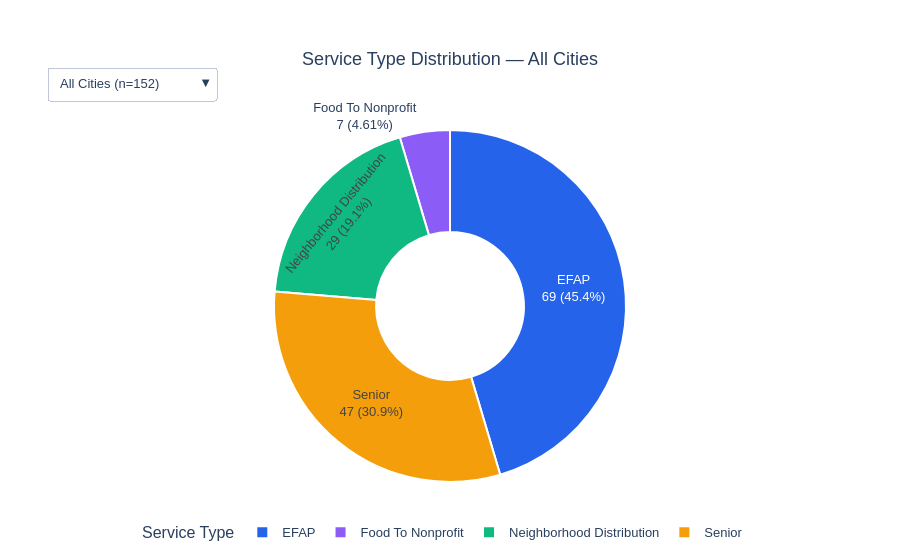

The cell this chart's notebook holds for it:
### Code cell
buttons = []
for i, city in enumerate(ct.index):
    visibility = [j == i for j in range(len(ct.index))]
    total = int(ct.loc[city].sum())
    buttons.append(
        dict(
            label=f"{city} (n={total})",
            method="update",
            args=[
                {"visible": visibility},
                {"title.text": f"Service Type Distribution — {city}"},  
            ],
        )
    )

fig.update_layout(
    title=dict(
        text="Service Type Distribution — All Cities",
        x=0.5,
        xanchor="center",
        font=dict(size=18),
    ),
    updatemenus=[
        dict(
            buttons=buttons,
            direction="down",
            x=-0.15,         
            xanchor="left",
            y=1.18,
            yanchor="top",
            showactive=True,
        )
    ],
    # --- legend title ---
    legend=dict(
        title=dict(text="Service Type"),
        orientation="h",
        y=-0.1,
    ),
    margin=dict(t=130, b=40, l=100, r=20), 
    font=dict(family="Arial, sans-serif", size=13),
)

fig.show()

### Figure 1 — Plotly figure (JSON) as saved in the notebook; plotly's stock layout.template omitted (floating-point values rounded to 4 significant figures)
{"data": [{"hole": 0.42, "hovertemplate": "%{label}<br>Count: %{value}<br>Share: %{percent}<extra></extra>", "labels": ["EFAP", "Food To Nonprofit", "Neighborhood Distribution", "Senior"], "marker": {"colors": ["#2563eb", "#8b5cf6", "#10b981", "#f59e0b"], "line": {"color": "white", "width": 2}}, "name": "All Cities", "sort": false, "textinfo": "label+percent", "texttemplate": "%{label}<br>%{value} (%{percent})", "type": "pie", "values": [69, 7, 29, 47], "visible": true}, {"hole": 0.42, "hovertemplate": "%{label}<br>Count: %{value}<br>Share: %{percent}<extra></extra>", "labels": ["EFAP"], "marker": {"colors": ["#2563eb"], "line": {"color": "white", "width": 2}}, "name": "Alpine", "sort": false, "textinfo": "label+percent", "texttemplate": "%{label}<br>%{value} (%{percent})", "type": "pie", "values": [1], "visible": false}, {"hole": 0.42, "hovertemplate": "%{label}<br>Count: %{value}<br>Share: %{percent}<extra></extra>", "labels": ["EFAP"], "marker": {"colors": ["#2563eb"], "line": {"color": "white", "width": 2}}, "name": "Borrego Springs", "sort": false, "textinfo": "label+percent", "texttemplate": "%{label}<br>%{value} (%{percent})", "type": "pie", "values": [1], "visible": false}, {"hole": 0.42, "hovertemplate": "%{label}<br>Count: %{value}<br>Share: %{percent}<extra></extra>", "labels": ["EFAP", "Neighborhood Distribution", "Senior"], "marker": {"colors": ["#2563eb", "#10b981", "#f59e0b"], "line": {"color": "white", "width": 2}}, "name": "Boulevard", "sort": false, "textinfo": "label+percent", "texttemplate": "%{label}<br>%{value} (%{percent})", "type": "pie", "values": [2, 2, 1], "visible": false}, {"hole": 0.42, "hovertemplate": "%{label}<br>Count: %{value}<br>Share: %{percent}<extra></extra>", "labels": ["Senior"], "marker": {"colors": ["#f59e0b"], "line": {"color": "white", "width": 2}}, "name": "Calexico", "sort": false, "textinfo": "label+percent", "texttemplate": "%{label}<br>%{value} (%{percent})", "type": "pie", "values": [1], "visible": false}, {"hole": 0.42, "hovertemplate": "%{label}<br>Count: %{value}<br>Share: %{percent}<extra></extra>", "labels": ["EFAP", "Neighborhood Distribution", "Senior"], "marker": {"colors": ["#2563eb", "#10b981", "#f59e0b"], "line": {"color": "white", "width": 2}}, "name": "Campo", "sort": false, "textinfo": "label+percent", "texttemplate": "%{label}<br>%{value} (%{percent})", "type": "pie", "values": [1, 1, 1], "visible": false}, {"hole": 0.42, "hovertemplate": "%{label}<br>Count: %{value}<br>Share: %{percent}<extra></extra>", "labels": ["EFAP", "Senior"], "marker": {"colors": ["#2563eb", "#f59e0b"], "line": {"color": "white", "width": 2}}, "name": "Carlsbad", "sort": false, "textinfo": "label+percent", "texttemplate": "%{label}<br>%{value} (%{percent})", "type": "pie", "values": [2, 1], "visible": false}, {"hole": 0.42, "hovertemplate": "%{label}<br>Count: %{value}<br>Share: %{percent}<extra></extra>", "labels": ["EFAP", "Neighborhood Distribution", "Senior"], "marker": {"colors": ["#2563eb", "#10b981", "#f59e0b"], "line": {"color": "white", "width": 2}}, "name": "Chula Vista", "sort": false, "textinfo": "label+percent", "texttemplate": "%{label}<br>%{value} (%{percent})", "type": "pie", "values": [5, 2, 3], "visible": false}, {"hole": 0.42, "hovertemplate": "%{label}<br>Count: %{value}<br>Share: %{percent}<extra></extra>", "labels": ["Senior"], "marker": {"colors": ["#f59e0b"], "line": {"color": "white", "width": 2}}, "name": "Dulzura", "sort": false, "textinfo": "label+percent", "texttemplate": "%{label}<br>%{value} (%{percent})", "type": "pie", "values": [1], "visible": false}, {"hole": 0.42, "hovertemplate": "%{label}<br>Count: %{value}<br>Share: %{percent}<extra></extra>", "labels": ["EFAP", "Senior"], "marker": {"colors": ["#2563eb", "#f59e0b"], "line": {"color": "white", "width": 2}}, "name": "El Cajon", "sort": false, "textinfo": "label+percent", "texttemplate": "%{label}<br>%{value} (%{percent})", "type": "pie", "values": [3, 2], "visible": false}, {"hole": 0.42, "hovertemplate": "%{label}<br>Count: %{value}<br>Share: %{percent}<extra></extra>", "labels": ["Senior"], "marker": {"colors": ["#f59e0b"], "line": {"color": "white", "width": 2}}, "name": "El Centro", "sort": false, "textinfo": "label+percent", "texttemplate": "%{label}<br>%{value} (%{percent})", "type": "pie", "values": [1], "visible": false}, {"hole": 0.42, "hovertemplate": "%{label}<br>Count: %{value}<br>Share: %{percent}<extra></extra>", "labels": ["EFAP", "Neighborhood Distribution"], "marker": {"colors": ["#2563eb", "#10b981"], "line": {"color": "white", "width": 2}}, "name": "Encinitas", "sort": false, "textinfo": "label+percent", "texttemplate": "%{label}<br>%{value} (%{percent})", "type": "pie", "values": [1, 1], "visible": false}, {"hole": 0.42, "hovertemplate": "%{label}<br>Count: %{value}<br>Share: %{percent}<extra></extra>", "labels": ["EFAP", "Food To Nonprofit", "Neighborhood Distribution", "Senior"], "marker": {"colors": ["#2563eb", "#8b5cf6", "#10b981", "#f59e0b"], "line": {"color": "white", "width": 2}}, "name": "Escondido", "sort": false, "textinfo": "label+percent", "texttemplate": "%{label}<br>%{value} (%{percent})", "type": "pie", "values": [1, 3, 3, 2], "visible": false}, {"hole": 0.42, "hovertemplate": "%{label}<br>Count: %{value}<br>Share: %{percent}<extra></extra>", "labels": ["EFAP", "Neighborhood Distribution"], "marker": {"colors": ["#2563eb", "#10b981"], "line": {"color": "white", "width": 2}}, "name": "Fallbrook", "sort": false, "textinfo": "label+percent", "texttemplate": "%{label}<br>%{value} (%{percent})", "type": "pie", "values": [1, 3], "visible": false}, {"hole": 0.42, "hovertemplate": "%{label}<br>Count: %{value}<br>Share: %{percent}<extra></extra>", "labels": ["EFAP"], "marker": {"colors": ["#2563eb"], "line": {"color": "white", "width": 2}}, "name": "Guatay", "sort": false, "textinfo": "label+percent", "texttemplate": "%{label}<br>%{value} (%{percent})", "type": "pie", "values": [1], "visible": false}, {"hole": 0.42, "hovertemplate": "%{label}<br>Count: %{value}<br>Share: %{percent}<extra></extra>", "labels": ["EFAP"], "marker": {"colors": ["#2563eb"], "line": {"color": "white", "width": 2}}, "name": "Imperial Beach", "sort": false, "textinfo": "label+percent", "texttemplate": "%{label}<br>%{value} (%{percent})", "type": "pie", "values": [1], "visible": false}, {"hole": 0.42, "hovertemplate": "%{label}<br>Count: %{value}<br>Share: %{percent}<extra></extra>", "labels": ["EFAP", "Senior"], "marker": {"colors": ["#2563eb", "#f59e0b"], "line": {"color": "white", "width": 2}}, "name": "Jacumba", "sort": false, "textinfo": "label+percent", "texttemplate": "%{label}<br>%{value} (%{percent})", "type": "pie", "values": [1, 1], "visible": false}, {"hole": 0.42, "hovertemplate": "%{label}<br>Count: %{value}<br>Share: %{percent}<extra></extra>", "labels": ["Neighborhood Distribution", "Senior"], "marker": {"colors": ["#10b981", "#f59e0b"], "line": {"color": "white", "width": 2}}, "name": "Jamul", "sort": false, "textinfo": "label+percent", "texttemplate": "%{label}<br>%{value} (%{percent})", "type": "pie", "values": [1, 1], "visible": false}, {"hole": 0.42, "hovertemplate": "%{label}<br>Count: %{value}<br>Share: %{percent}<extra></extra>", "labels": ["EFAP", "Food To Nonprofit"], "marker": {"colors": ["#2563eb", "#8b5cf6"], "line": {"color": "white", "width": 2}}, "name": "Julian", "sort": false, "textinfo": "label+percent", "texttemplate": "%{label}<br>%{value} (%{percent})", "type": "pie", "values": [1, 1], "visible": false}, {"hole": 0.42, "hovertemplate": "%{label}<br>Count: %{value}<br>Share: %{percent}<extra></extra>", "labels": ["Neighborhood Distribution", "Senior"], "marker": {"colors": ["#10b981", "#f59e0b"], "line": {"color": "white", "width": 2}}, "name": "La Mesa", "sort": false, "textinfo": "label+percent", "texttemplate": "%{label}<br>%{value} (%{percent})", "type": "pie", "values": [2, 1], "visible": false}, {"hole": 0.42, "hovertemplate": "%{label}<br>Count: %{value}<br>Share: %{percent}<extra></extra>", "labels": ["EFAP", "Senior"], "marker": {"colors": ["#2563eb", "#f59e0b"], "line": {"color": "white", "width": 2}}, "name": "Lakeside", "sort": false, "textinfo": "label+percent", "texttemplate": "%{label}<br>%{value} (%{percent})", "type": "pie", "values": [2, 1], "visible": false}, {"hole": 0.42, "hovertemplate": "%{label}<br>Count: %{value}<br>Share: %{percent}<extra></extra>", "labels": ["EFAP", "Neighborhood Distribution", "Senior"], "marker": {"colors": ["#2563eb", "#10b981", "#f59e0b"], "line": {"color": "white", "width": 2}}, "name": "Lemon Grove", "sort": false, "textinfo": "label+percent", "texttemplate": "%{label}<br>%{value} (%{percent})", "type": "pie", "values": [1, 2, 1], "visible": false}, {"hole": 0.42, "hovertemplate": "%{label}<br>Count: %{value}<br>Share: %{percent}<extra></extra>", "labels": ["EFAP", "Senior"], "marker": {"colors": ["#2563eb", "#f59e0b"], "line": {"color": "white", "width": 2}}, "name": "National City", "sort": false, "textinfo": "label+percent", "texttemplate": "%{label}<br>%{value} (%{percent})", "type": "pie", "values": [1, 3], "visible": false}, {"hole": 0.42, "hovertemplate": "%{label}<br>Count: %{value}<br>Share: %{percent}<extra></extra>", "labels": ["EFAP"], "marker": {"colors": ["#2563eb"], "line": {"color": "white", "width": 2}}, "name": "Nestor", "sort": false, "textinfo": "label+percent", "texttemplate": "%{label}<br>%{value} (%{percent})", "type": "pie", "values": [1], "visible": false}, {"hole": 0.42, "hovertemplate": "%{label}<br>Count: %{value}<br>Share: %{percent}<extra></extra>", "labels": ["EFAP", "Neighborhood Distribution", "Senior"], "marker": {"colors": ["#2563eb", "#10b981", "#f59e0b"], "line": {"color": "white", "width": 2}}, "name": "Oceanside", "sort": false, "textinfo": "label+percent", "texttemplate": "%{label}<br>%{value} (%{percent})", "type": "pie", "values": [1, 1, 2], "visible": false}, {"hole": 0.42, "hovertemplate": "%{label}<br>Count: %{value}<br>Share: %{percent}<extra></extra>", "labels": ["Neighborhood Distribution"], "marker": {"colors": ["#10b981"], "line": {"color": "white", "width": 2}}, "name": "Pauma Valley", "sort": false, "textinfo": "label+percent", "texttemplate": "%{label}<br>%{value} (%{percent})", "type": "pie", "values": [1], "visible": false}, {"hole": 0.42, "hovertemplate": "%{label}<br>Count: %{value}<br>Share: %{percent}<extra></extra>", "labels": ["EFAP", "Neighborhood Distribution", "Senior"], "marker": {"colors": ["#2563eb", "#10b981", "#f59e0b"], "line": {"color": "white", "width": 2}}, "name": "Potrero", "sort": false, "textinfo": "label+percent", "texttemplate": "%{label}<br>%{value} (%{percent})", "type": "pie", "values": [1, 1, 1], "visible": false}, {"hole": 0.42, "hovertemplate": "%{label}<br>Count: %{value}<br>Share: %{percent}<extra></extra>", "labels": ["EFAP", "Neighborhood Distribution", "Senior"], "marker": {"colors": ["#2563eb", "#10b981", "#f59e0b"], "line": {"color": "white", "width": 2}}, "name": "Poway", "sort": false, "textinfo": "label+percent", "texttemplate": "%{label}<br>%{value} (%{percent})", "type": "pie", "values": [2, 1, 1], "visible": false}, {"hole": 0.42, "hovertemplate": "%{label}<br>Count: %{value}<br>Share: %{percent}<extra></extra>", "labels": ["EFAP", "Food To Nonprofit", "Senior"], "marker": {"colors": ["#2563eb", "#8b5cf6", "#f59e0b"], "line": {"color": "white", "width": 2}}, "name": "Ramona", "sort": false, "textinfo": "label+percent", "texttemplate": "%{label}<br>%{value} (%{percent})", "type": "pie", "values": [1, 1, 1], "visible": false}, {"hole": 0.42, "hovertemplate": "%{label}<br>Count: %{value}<br>Share: %{percent}<extra></extra>", "labels": ["EFAP", "Food To Nonprofit", "Neighborhood Distribution", "Senior"], "marker": {"colors": ["#2563eb", "#8b5cf6", "#10b981", "#f59e0b"], "line": {"color": "white", "width": 2}}, "name": "San Diego", "sort": false, "textinfo": "label+percent", "texttemplate": "%{label}<br>%{value} (%{percent})", "type": "pie", "values": [28, 1, 4, 14], "visible": false}, {"hole": 0.42, "hovertemplate": "%{label}<br>Count: %{value}<br>Share: %{percent}<extra></extra>", "labels": ["EFAP", "Neighborhood Distribution", "Senior"], "marker": {"colors": ["#2563eb", "#10b981", "#f59e0b"], "line": {"color": "white", "width": 2}}, "name": "San Marcos", "sort": false, "textinfo": "label+percent", "texttemplate": "%{label}<br>%{value} (%{percent})", "type": "pie", "values": [1, 1, 2], "visible": false}, {"hole": 0.42, "hovertemplate": "%{label}<br>Count: %{value}<br>Share: %{percent}<extra></extra>", "labels": ["Neighborhood Distribution", "Senior"], "marker": {"colors": ["#10b981", "#f59e0b"], "line": {"color": "white", "width": 2}}, "name": "San Ysidro", "sort": false, "textinfo": "label+percent", "texttemplate": "%{label}<br>%{value} (%{percent})", "type": "pie", "values": [1, 1], "visible": false}, {"hole": 0.42, "hovertemplate": "%{label}<br>Count: %{value}<br>Share: %{percent}<extra></extra>", "labels": ["EFAP", "Senior"], "marker": {"colors": ["#2563eb", "#f59e0b"], "line": {"color": "white", "width": 2}}, "name": "Santee", "sort": false, "textinfo": "label+percent", "texttemplate": "%{label}<br>%{value} (%{percent})", "type": "pie", "values": [1, 1], "visible": false}, {"hole": 0.42, "hovertemplate": "%{label}<br>Count: %{value}<br>Share: %{percent}<extra></extra>", "labels": ["EFAP", "Neighborhood Distribution", "Senior"], "marker": {"colors": ["#2563eb", "#10b981", "#f59e0b"], "line": {"color": "white", "width": 2}}, "name": "Spring Valley", "sort": false, "textinfo": "label+percent", "texttemplate": "%{label}<br>%{value} (%{percent})", "type": "pie", "values": [3, 2, 1], "visible": false}, {"hole": 0.42, "hovertemplate": "%{label}<br>Count: %{value}<br>Share: %{percent}<extra></extra>", "labels": ["EFAP"], "marker": {"colors": ["#2563eb"], "line": {"color": "white", "width": 2}}, "name": "Valley Center", "sort": false, "textinfo": "label+percent", "texttemplate": "%{label}<br>%{value} (%{percent})", "type": "pie", "values": [1], "visible": false}, {"hole": 0.42, "hovertemplate": "%{label}<br>Count: %{value}<br>Share: %{percent}<extra></extra>", "labels": ["EFAP", "Food To Nonprofit", "Senior"], "marker": {"colors": ["#2563eb", "#8b5cf6", "#f59e0b"], "line": {"color": "white", "width": 2}}, "name": "Vista", "sort": false, "textinfo": "label+percent", "texttemplate": "%{label}<br>%{value} (%{percent})", "type": "pie", "values": [2, 1, 2], "visible": false}, {"hole": 0.42, "hovertemplate": "%{label}<br>Count: %{value}<br>Share: %{percent}<extra></extra>", "labels": ["EFAP"], "marker": {"colors": ["#2563eb"], "line": {"color": "white", "width": 2}}, "name": "Warner Springs", "sort": false, "textinfo": "label+percent", "texttemplate": "%{label}<br>%{value} (%{percent})", "type": "pie", "values": [1], "visible": false}], "layout": {"font": {"family": "Arial, sans-serif", "size": 13}, "legend": {"orientation": "h", "title": {"text": "Service Type"}, "y": -0.1}, "margin": {"b": 40, "l": 100, "r": 20, "t": 130}, "title": {"font": {"size": 18}, "text": "Service Type Distribution — All Cities", "x": 0.5, "xanchor": "center"}, "updatemenus": [{"buttons": [{"args": [{"visible": [true, false, false, false, false, false, false, false, false, false, false, false, false, false, false, false, false, false, false, false, false, false, false, false, false, false, false, false, false, false, false, false, false, false, false, false, false]}, {"title.text": "Service Type Distribution — All Cities"}], "label": "All Cities (n=152)", "method": "update"}, {"args": [{"visible": [false, true, false, false, false, false, false, false, false, false, false, false, false, false, false, false, false, false, false, false, false, false, false, false, false, false, false, false, false, false, false, false, false, false, false, false, false]}, {"title.text": "Service Type Distribution — Alpine"}], "label": "Alpine (n=1)", "method": "update"}, {"args": [{"visible": [false, false, true, false, false, false, false, false, false, false, false, false, false, false, false, false, false, false, false, false, false, false, false, false, false, false, false, false, false, false, false, false, false, false, false, false, false]}, {"title.text": "Service Type Distribution — Borrego Springs"}], "label": "Borrego Springs (n=1)", "method": "update"}, {"args": [{"visible": [false, false, false, true, false, false, false, false, false, false, false, false, false, false, false, false, false, false, false, false, false, false, false, false, false, false, false, false, false, false, false, false, false, false, false, false, false]}, {"title.text": "Service Type Distribution — Boulevard"}], "label": "Boulevard (n=5)", "method": "update"}, {"args": [{"visible": [false, false, false, false, true, false, false, false, false, false, false, false, false, false, false, false, false, false, false, false, false, false, false, false, false, false, false, false, false, false, false, false, false, false, false, false, false]}, {"title.text": "Service Type Distribution — Calexico"}], "label": "Calexico (n=1)", "method": "update"}, {"args": [{"visible": [false, false, false, false, false, true, false, false, false, false, false, false, false, false, false, false, false, false, false, false, false, false, false, false, false, false, false, false, false, false, false, false, false, false, false, false, false]}, {"title.text": "Service Type Distribution — Campo"}], "label": "Campo (n=3)", "method": "update"}, {"args": [{"visible": [false, false, false, false, false, false, true, false, false, false, false, false, false, false, false, false, false, false, false, false, false, false, false, false, false, false, false, false, false, false, false, false, false, false, false, false, false]}, {"title.text": "Service Type Distribution — Carlsbad"}], "label": "Carlsbad (n=3)", "method": "update"}, {"args": [{"visible": [false, false, false, false, false, false, false, true, false, false, false, false, false, false, false, false, false, false, false, false, false, false, false, false, false, false, false, false, false, false, false, false, false, false, false, false, false]}, {"title.text": "Service Type Distribution — Chula Vista"}], "label": "Chula Vista (n=10)", "method": "update"}, {"args": [{"visible": [false, false, false, false, false, false, false, false, true, false, false, false, false, false, false, false, false, false, false, false, false, false, false, false, false, false, false, false, false, false, false, false, false, false, false, false, false]}, {"title.text": "Service Type Distribution — Dulzura"}], "label": "Dulzura (n=1)", "method": "update"}, {"args": [{"visible": [false, false, false, false, false, false, false, false, false, true, false, false, false, false, false, false, false, false, false, false, false, false, false, false, false, false, false, false, false, false, false, false, false, false, false, false, false]}, {"title.text": "Service Type Distribution — El Cajon"}], "label": "El Cajon (n=5)", "method": "update"}, {"args": [{"visible": [false, false, false, false, false, false, false, false, false, false, true, false, false, false, false, false, false, false, false, false, false, false, false, false, false, false, false, false, false, false, false, false, false, false, false, false, false]}, {"title.text": "Service Type Distribution — El Centro"}], "label": "El Centro (n=1)", "method": "update"}, {"args": [{"visible": [false, false, false, false, false, false, false, false, false, false, false, true, false, false, false, false, false, false, false, false, false, false, false, false, false, false, false, false, false, false, false, false, false, false, false, false, false]}, {"title.text": "Service Type Distribution — Encinitas"}], "label": "Encinitas (n=2)", "method": "update"}, {"args": [{"visible": [false, false, false, false, false, false, false, false, false, false, false, false, true, false, false, false, false, false, false, false, false, false, false, false, false, false, false, false, false, false, false, false, false, false, false, false, false]}, {"title.text": "Service Type Distribution — Escondido"}], "label": "Escondido (n=9)", "method": "update"}, {"args": [{"visible": [false, false, false, false, false, false, false, false, false, false, false, false, false, true, false, false, false, false, false, false, false, false, false, false, false, false, false, false, false, false, false, false, false, false, false, false, false]}, {"title.text": "Service Type Distribution — Fallbrook"}], "label": "Fallbrook (n=4)", "method": "update"}, {"args": [{"visible": [false, false, false, false, false, false, false, false, false, false, false, false, false, false, true, false, false, false, false, false, false, false, false, false, false, false, false, false, false, false, false, false, false, false, false, false, false]}, {"title.text": "Service Type Distribution — Guatay"}], "label": "Guatay (n=1)", "method": "update"}, {"args": [{"visible": [false, false, false, false, false, false, false, false, false, false, false, false, false, false, false, true, false, false, false, false, false, false, false, false, false, false, false, false, false, false, false, false, false, false, false, false, false]}, {"title.text": "Service Type Distribution — Imperial Beach"}], "label": "Imperial Beach (n=1)", "method": "update"}, {"args": [{"visible": [false, false, false, false, false, false, false, false, false, false, false, false, false, false, false, false, true, false, false, false, false, false, false, false, false, false, false, false, false, false, false, false, false, false, false, false, false]}, {"title.text": "Service Type Distribution — Jacumba"}], "label": "Jacumba (n=2)", "method": "update"}, {"args": [{"visible": [false, false, false, false, false, false, false, false, false, false, false, false, false, false, false, false, false, true, false, false, false, false, false, false, false, false, false, false, false, false, false, false, false, false, false, false, false]}, {"title.text": "Service Type Distribution — Jamul"}], "label": "Jamul (n=2)", "method": "update"}, {"args": [{"visible": [false, false, false, false, false, false, false, false, false, false, false, false, false, false, false, false, false, false, true, false, false, false, false, false, false, false, false, false, false, false, false, false, false, false, false, false, false]}, {"title.text": "Service Type Distribution — Julian"}], "label": "Julian (n=2)", "method": "update"}, {"args": [{"visible": [false, false, false, false, false, false, false, false, false, false, false, false, false, false, false, false, false, false, false, true, false, false, false, false, false, false, false, false, false, false, false, false, false, false, false, false, false]}, {"title.text": "Service Type Distribution — La Mesa"}], "label": "La Mesa (n=3)", "method": "update"}, {"args": [{"visible": [false, false, false, false, false, false, false, false, false, false, false, false, false, false, false, false, false, false, false, false, true, false, false, false, false, false, false, false, false, false, false, false, false, false, false, false, false]}, {"title.text": "Service Type Distribution — Lakeside"}], "label": "Lakeside (n=3)", "method": "update"}, {"args": [{"visible": [false, false, false, false, false, false, false, false, false, false, false, false, false, false, false, false, false, false, false, false, false, true, false, false, false, false, false, false, false, false, false, false, false, false, false, false, false]}, {"title.text": "Service Type Distribution — Lemon Grove"}], "label": "Lemon Grove (n=4)", "method": "update"}, {"args": [{"visible": [false, false, false, false, false, false, false, false, false, false, false, false, false, false, false, false, false, false, false, false, false, false, true, false, false, false, false, false, false, false, false, false, false, false, false, false, false]}, {"title.text": "Service Type Distribution — National City"}], "label": "National City (n=4)", "method": "update"}, {"args": [{"visible": [false, false, false, false, false, false, false, false, false, false, false, false, false, false, false, false, false, false, false, false, false, false, false, true, false, false, false, false, false, false, false, false, false, false, false, false, false]}, {"title.text": "Service Type Distribution — Nestor"}], "label": "Nestor (n=1)", "method": "update"}, {"args": [{"visible": [false, false, false, false, false, false, false, false, false, false, false, false, false, false, false, false, false, false, false, false, false, false, false, false, true, false, false, false, false, false, false, false, false, false, false, false, false]}, {"title.text": "Service Type Distribution — Oceanside"}], "label": "Oceanside (n=4)", "method": "update"}, {"args": [{"visible": [false, false, false, false, false, false, false, false, false, false, false, false, false, false, false, false, false, false, false, false, false, false, false, false, false, true, false, false, false, false, false, false, false, false, false, false, false]}, {"title.text": "Service Type Distribution — Pauma Valley"}], "label": "Pauma Valley (n=1)", "method": "update"}, {"args": [{"visible": [false, false, false, false, false, false, false, false, false, false, false, false, false, false, false, false, false, false, false, false, false, false, false, false, false, false, true, false, false, false, false, false, false, false, false, false, false]}, {"title.text": "Service Type Distribution — Potrero"}], "label": "Potrero (n=3)", "method": "update"}, {"args": [{"visible": [false, false, false, false, false, false, false, false, false, false, false, false, false, false, false, false, false, false, false, false, false, false, false, false, false, false, false, true, false, false, false, false, false, false, false, false, false]}, {"title.text": "Service Type Distribution — Poway"}], "label": "Poway (n=4)", "method": "update"}, {"args": [{"visible": [false, false, false, false, false, false, false, false, false, false, false, false, false, false, false, false, false, false, false, false, false, false, false, false, false, false, false, false, true, false, false, false, false, false, false, false, false]}, {"title.text": "Service Type Distribution — Ramona"}], "label": "Ramona (n=3)", "method": "update"}, {"args": [{"visible": [false, false, false, false, false, false, false, false, false, false, false, false, false, false, false, false, false, false, false, false, false, false, false, false, false, false, false, false, false, true, false, false, false, false, false, false, false]}, {"title.text": "Service Type Distribution — San Diego"}], "label": "San Diego (n=47)", "method": "update"}, {"args": [{"visible": [false, false, false, false, false, false, false, false, false, false, false, false, false, false, false, false, false, false, false, false, false, false, false, false, false, false, false, false, false, false, true, false, false, false, false, false, false]}, {"title.text": "Service Type Distribution — San Marcos"}], "label": "San Marcos (n=4)", "method": "update"}, {"args": [{"visible": [false, false, false, false, false, false, false, false, false, false, false, false, false, false, false, false, false, false, false, false, false, false, false, false, false, false, false, false, false, false, false, true, false, false, false, false, false]}, {"title.text": "Service Type Distribution — San Ysidro"}], "label": "San Ysidro (n=2)", "method": "update"}, {"args": [{"visible": [false, false, false, false, false, false, false, false, false, false, false, false, false, false, false, false, false, false, false, false, false, false, false, false, false, false, false, false, false, false, false, false, true, false, false, false, false]}, {"title.text": "Service Type Distribution — Santee"}], "label": "Santee (n=2)", "method": "update"}, {"args": [{"visible": [false, false, false, false, false, false, false, false, false, false, false, false, false, false, false, false, false, false, false, false, false, false, false, false, false, false, false, false, false, false, false, false, false, true, false, false, false]}, {"title.text": "Service Type Distribution — Spring Valley"}], "label": "Spring Valley (n=6)", "method": "update"}, {"args": [{"visible": [false, false, false, false, false, false, false, false, false, false, false, false, false, false, false, false, false, false, false, false, false, false, false, false, false, false, false, false, false, false, false, false, false, false, true, false, false]}, {"title.text": "Service Type Distribution — Valley Center"}], "label": "Valley Center (n=1)", "method": "update"}, {"args": [{"visible": [false, false, false, false, false, false, false, false, false, false, false, false, false, false, false, false, false, false, false, false, false, false, false, false, false, false, false, false, false, false, false, false, false, false, false, true, false]}, {"title.text": "Service Type Distribution — Vista"}], "label": "Vista (n=5)", "method": "update"}, {"args": [{"visible": [false, false, false, false, false, false, false, false, false, false, false, false, false, false, false, false, false, false, false, false, false, false, false, false, false, false, false, false, false, false, false, false, false, false, false, false, true]}, {"title.text": "Service Type Distribution — Warner Springs"}], "label": "Warner Springs (n=1)", "method": "update"}], "direction": "down", "showactive": true, "x": -0.15, "xanchor": "left", "y": 1.18, "yanchor": "top"}]}}
